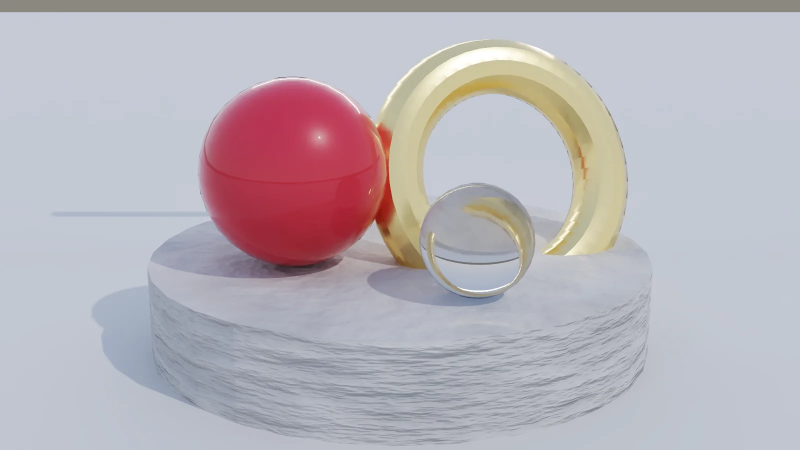
#> input picture BeeModelHome/site/assets/img/studio.webp, 1600 x 900 px, given in place of studio.png, which was not available (shown at 1/2 size)
$ python build.py ../site/assets/img/sculpt.webp
#> lines starting #> are read from the running program, lines starting #| are printed output that depends on the picture
#!/usr/bin/env python3
"""Builds the static website into BeeModelHome/site/.

  - pages from src/ (index.html, releases.html) with the shared header and
    footer and the release facts filled in;
  - the releases page and an Atom feed from the repository's CHANGELOG.md,
    with each release's downloads from GitHub (gh or the public API; offline:
    the usual asset names);
  - media/ (screenshots, renders, screencasts) and the demo films
    (Vibecoding/demos/out) made web-sized: WebP images at two sizes, H.264
    MP4s with WebP posters. Missing media keep what site/ already has.

  python3 BeeModelHome/tools/build.py [--offline] [--no-media]
"""
import datetime as dt
import glob
import html
import json
import os
import re
import shutil
import subprocess
import sys
import urllib.request

HERE = os.path.dirname(os.path.abspath(__file__))
HOME = os.path.abspath(os.path.join(HERE, '..'))
ROOT = os.path.abspath(os.path.join(HOME, '..'))
SRC = os.path.join(HOME, 'src')
SITE = os.path.join(HOME, 'site')
MEDIA = os.path.join(HOME, 'media')
REPO = 'bartbeecoders/beemodel'
GH = 'https://github.com/' + REPO
OFFLINE = '--offline' in sys.argv
NO_MEDIA = '--no-media' in sys.argv

# media name -> where it comes from (relative to media/), or a demo film
IMAGES = {
    'studio': 'renders/studio.png', 'sculpt-render': 'renders/sculpt.png', 'valley': 'renders/valley.png',
    'gallery': 'renders/gallery.png', 'modeling': 'shots/modeling.png', 'nodes': 'shots/nodes.png',
    'cad': 'shots/cad.png', 'animation': 'shots/animation.png', 'physics': 'shots/physics.png',
    'fields': 'shots/fields.png', 'landscape': 'shots/landscape.png', 'procedural': 'shots/procedural.png',
    'sculpt': 'shots/sculpt.png', 'particles': 'renders/particles.png', 'hi3d': 'shots/hi3d.png',
    'factory': 'renders/factory.png',
}
VIDEOS = {
    'wrecking-ball': os.path.join(ROOT, 'Vibecoding', 'demos', 'out', 'wrecking-ball.mp4'),
    'rockfall-island': os.path.join(ROOT, 'Vibecoding', 'demos', 'out', 'rockfall-island.mp4'),
    'gallery-smash': os.path.join(ROOT, 'Vibecoding', 'demos', 'out', 'gallery-smash.mp4'),
    'fireworks': os.path.join(ROOT, 'Vibecoding', 'demos', 'out', 'fireworks.mp4'),
    'dam-break': os.path.join(ROOT, 'Vibecoding', 'demos', 'out', 'dam-break.mp4'),
    'leaf-twister': os.path.join(ROOT, 'Vibecoding', 'demos', 'out', 'leaf-twister.mp4'),
    'rainstorm': os.path.join(ROOT, 'Vibecoding', 'demos', 'out', 'rainstorm.mp4'),
    'tornado': os.path.join(MEDIA, 'video', 'tornado.mp4'),
    'orbits': os.path.join(MEDIA, 'video', 'orbits.mp4'),
}


# ---- the changelog --------------------------------------------------------------
# [19 lines left out: function inline, not called in this run]


def changelog():
    text = open(os.path.join(ROOT, 'CHANGELOG.md')).read()
    rel = []
    for m in re.finditer(r'^## \[(\d+\.\d+\.\d+)\] - (\d{4}-\d{2}-\d{2})\n(.*?)(?=^## \[|\Z)', text, re.S | re.M):
        ver, date, body = m.group(1), m.group(2), m.group(3)
        body = re.split(r'^\[[^\]]+\]: http', body, flags=re.M)[0]    # (the compare links)
        rel.append({'version': ver, 'date': date, 'body': body.strip()})
    return rel


# [183 lines left out: functions render_body, github_releases, human, downloads, page, release_cards and 1 more, not called in this run]


# ---- media ---------------------------------------------------------------------------------------------
def build_media():
    from PIL import Image
    img_dir = os.path.join(SITE, 'assets', 'img')
    vid_dir = os.path.join(SITE, 'assets', 'video')
    os.makedirs(img_dir, exist_ok=True)
    os.makedirs(vid_dir, exist_ok=True)
    for name, rel in IMAGES.items():
        src = os.path.join(MEDIA, rel)
        if not os.path.exists(src):
            print('  (no %s: kept what site/ has)' % rel)
            continue
        im = Image.open(src).convert('RGB')
#> im is the input picture: PIL image 1600x900 RGB; mean R, G, B 184.1, 178.2, 184.8
        for suffix, width, q in (('', 1600, 84), ('-sm', 800, 80)):
            out = im.copy()
            if out.width > width:
                out = out.resize((width, round(out.height * width / out.width)), Image.LANCZOS)
            out.save(os.path.join(img_dir, name + suffix + '.webp'), 'WEBP', quality=q, method=6)
#> this loop made 2 passes
#> pass 2, in build_media, `out = out.resize((width, round(out.height * width / out.width)), Image..`:
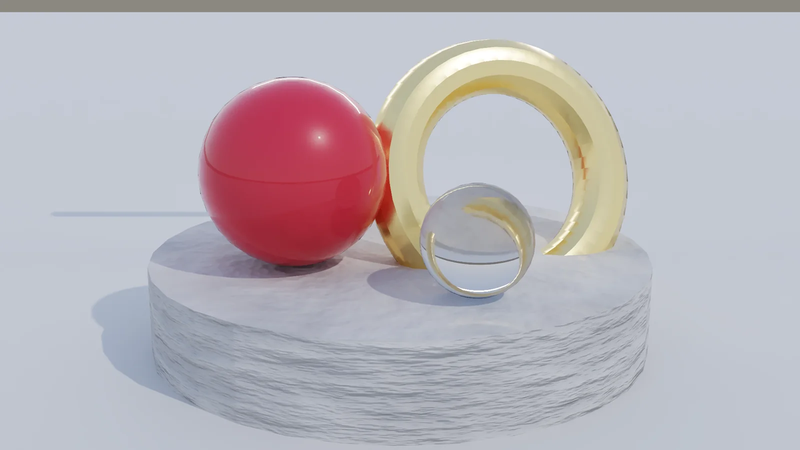
#> out: PIL image 800x450 RGB; mean R, G, B 184.1, 178.2, 184.8
#> pass 2 of the loop in build_media, `for name, rel in IMAGES.items():`:
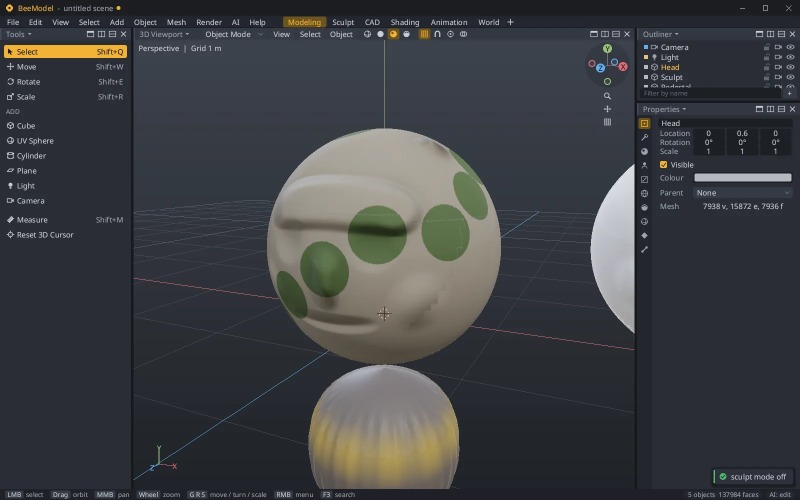
#> input picture BeeModelHome/site/assets/img/sculpt.webp, 1600 x 1000 px, given in place of sculpt.png, which was not available (shown at 1/2 size)
#> in build_media, im is the input picture: PIL image 1600x1000 RGB; mean R, G, B 61.5, 63.7, 66.8
#> the loop in build_media, `for suffix, width, q in (('', 1600, 84), ('-sm', 800, 80)):` made 2 passes
#> pass 2, in build_media, `out = out.resize((width, round(out.height * width / out.width)), Image..`:
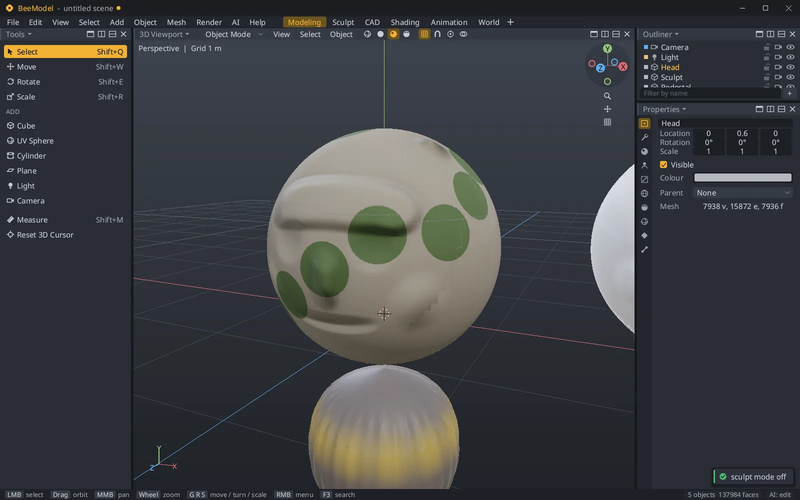
#> out: PIL image 800x500 RGB; mean R, G, B 61.5, 63.7, 66.8
#> pass 3 of the loop in build_media, `for name, rel in IMAGES.items():`:
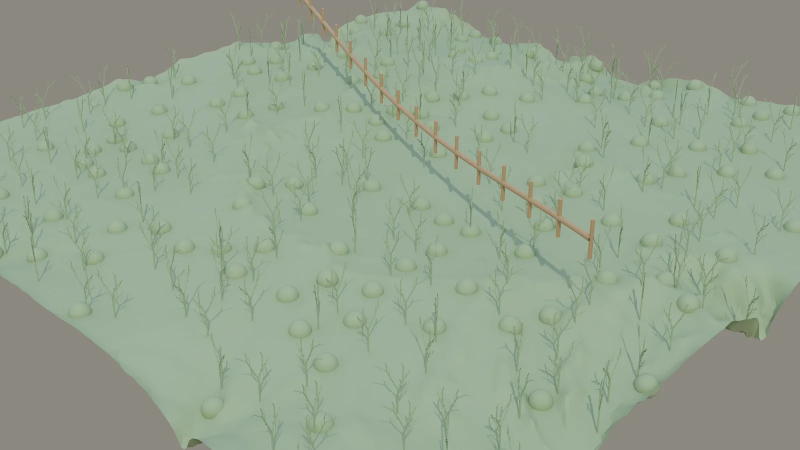
#> input picture BeeModelHome/site/assets/img/valley.webp, 1600 x 900 px, given in place of valley.png, which was not available (shown at 1/2 size)
#> in build_media, im is the input picture: PIL image 1600x900 RGB; mean R, G, B 148.8, 162.7, 143.7
#> the loop in build_media, `for suffix, width, q in (('', 1600, 84), ('-sm', 800, 80)):` made 2 passes
#> pass 2, in build_media, `out = out.resize((width, round(out.height * width / out.width)), Image..`:
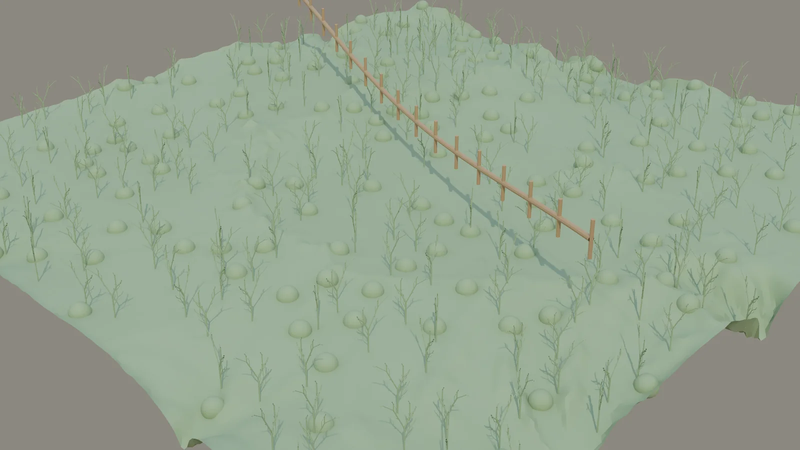
#> out: PIL image 800x450 RGB; mean R, G, B 148.8, 162.7, 143.7
#> the loop made 16 passes; the first 3 are shown
    for name, src in VIDEOS.items():
        if not os.path.exists(src):
            print('  (no %s: kept what site/ has)' % src)
            continue
        out = os.path.join(vid_dir, name + '.mp4')
        subprocess.run(['ffmpeg', '-loglevel', 'error', '-y', '-i', src, '-an', '-vf', 'scale=1280:-2',
                        '-c:v', 'libx264', '-preset', 'slow', '-crf', '27', '-pix_fmt', 'yuv420p',
                        '-movflags', '+faststart', out], check=True)
        poster = os.path.join(vid_dir, name + '.png')
        subprocess.run(['ffmpeg', '-loglevel', 'error', '-y', '-ss', '2.5', '-i', out, '-frames:v', '1', poster],
                       check=True)
        Image.open(poster).convert('RGB').save(poster[:-4] + '.webp', 'WEBP', quality=80)
        os.remove(poster)
        print('  video', name, human(os.path.getsize(out)))
#> pass 2 of the loop in build_media, `for name, src in VIDEOS.items():`:
#> pass 3 of the loop in build_media, `for name, src in VIDEOS.items():`:
#> the loop made 9 passes; the first 3 are shown


def main():
    os.makedirs(SITE, exist_ok=True)
    for sub in ('css', 'js', 'img'):
        d = os.path.join(SRC, 'assets', sub)
        if os.path.isdir(d):
            shutil.copytree(d, os.path.join(SITE, 'assets', sub), dirs_exist_ok=True)
    shutil.copy(os.path.join(SRC, 'favicon.svg'), SITE)
    if not NO_MEDIA:
        build_media()

    rels = changelog()
    gh = github_releases()
    # the download: the newest release whose files are published (a fresh tag's
    # release workflow takes a while); the page asks GitHub again when it loads
    published = [r['version'] for r in rels if (gh.get(r['version']) or {}).get('assets')]
    latest = published[0] if published else rels[0]['version']
    d = downloads(latest, gh)
    date = rels[[r['version'] for r in rels].index(latest)]['date']
    bin_bytes = d['bin'][3] or os.path.getsize(os.path.join(ROOT, 'build', 'beemodel')) \
        if os.path.exists(os.path.join(ROOT, 'build', 'beemodel')) else d['bin'][3]
    tokens = {
        'VERSION': latest,
        'DATE': dt.date.fromisoformat(date).strftime('%-d %B %Y'),
        'BIN_URL': d['bin'][0], 'BIN_NAME': d['bin'][1], 'BIN_SIZE': d['bin'][2] or human(bin_bytes or 1400000),
        'TAR_URL': d['tar'][0], 'TAR_NAME': d['tar'][1], 'TAR_SIZE': d['tar'][2] or '',
        'GPU_URL': d['gpu'][0], 'GPU_NAME': d['gpu'][1], 'GPU_SIZE': d['gpu'][2] or '',
        'SUMS_URL': d['sums'][0],
        'WIN_URL': d['win'][0], 'WIN_NAME': d['win'][1], 'WIN_SIZE': d['win'][2] or '',
        'RELEASE_URL': (gh.get(latest) or {}).get('url', '%s/releases/tag/v%s' % (GH, latest)),
        'N_RELEASES': len(rels),
        'FIRST_DATE': dt.date.fromisoformat(rels[-1]['date']).strftime('%-d %B %Y'),
        'N_FILES': len(glob.glob(os.path.join(ROOT, 'src', '*.s'))),
        'BIN_MB': '%.1f' % ((bin_bytes or 1400000) / 1048576),
        'YEAR': dt.date.today().year,
        'STAMP': dt.datetime.now().strftime('%Y%m%d%H%M'),
        'RELEASES': release_cards(rels, gh, latest),
    }
    page('index.html', tokens)
    page('releases.html', tokens)
    with open(os.path.join(SITE, 'releases.xml'), 'w') as f:
        f.write(atom(rels, gh))
    with open(os.path.join(SITE, 'robots.txt'), 'w') as f:
        f.write('User-agent: *\nAllow: /\nSitemap: https://beemodel.hideterms.com/sitemap.xml\n')
    with open(os.path.join(SITE, 'sitemap.xml'), 'w') as f:
        f.write('<?xml version="1.0" encoding="UTF-8"?>\n<urlset xmlns="http://www.sitemaps.org/schemas/sitemap/0.9">\n'
                '  <url><loc>https://beemodel.hideterms.com/</loc></url>\n'
                '  <url><loc>https://beemodel.hideterms.com/releases.html</loc></url>\n</urlset>\n')
    print('site/: v%s (%d releases%s), %d files' % (
        latest, len(rels), '' if gh else ', offline', sum(len(f) for _, _, f in os.walk(SITE))))


if __name__ == '__main__':
#> (the run stopped early here; a loop or call above may not have finished)
